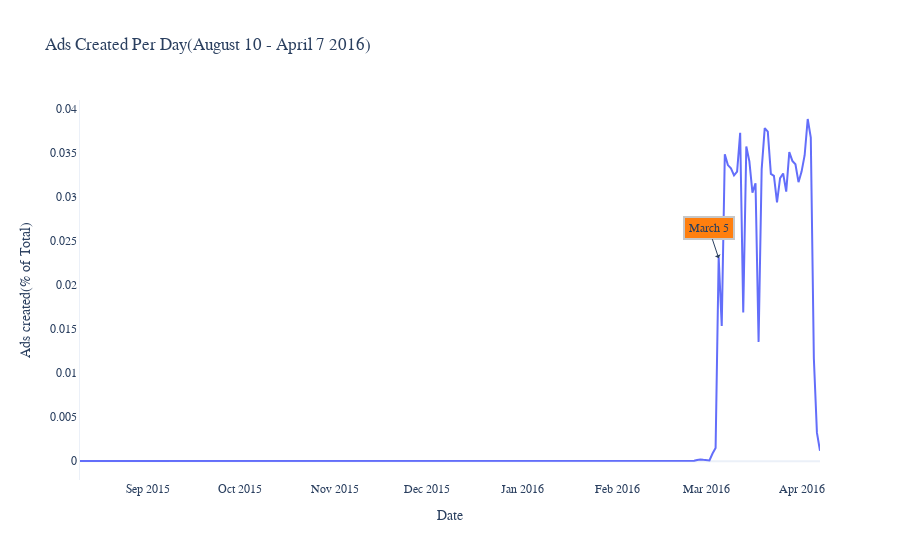

Notebook code cell kept with this figure:
### Markdown cell above
#### Observations
- *It appears the crawler collected information from the site everyday between March 5, 2016 and April 7, 2016, a period of 34 days.*
- *Some occassional drops can be observed on some weekend days in March (6th, 13th, 18th); and the last 3 days in April. However, the number of ads crawled seem evenly distributed overall.*

### 2. Ad Created

### Code cell
ad_created = (autos['ad_created']
                .str[:10]
                .value_counts(normalize=True,dropna=False)
                .sort_index())

#examine the earliset and last ad created dates.

print('Earilest Date',ad_created.head(1))
print()
print('Last Date',ad_created.tail(1))

# visualize data

fig = px.line(x = ad_created.index,y = ad_created.values,template='plotly_white',
                title='Ads Created Per Day(August 10 - April 7 2016)')
fig.update_xaxes(title='Date',showgrid=False)
fig.update_yaxes(title='Ads created(% of Total)',showgrid=False, showline=True)

# label the date where the most noabel and increase occured 
fig.add_annotation(x='2016-03-05',y=0.02302195, text= 'March 5',showarrow=True, arrowhead=1,
                   bordercolor="#c7c7c7", borderwidth=2,borderpad=4, bgcolor="#ff7f0e")

fig.update_layout(font_size = 12, font_family='Arial')

### Figure 1 — Plotly figure (JSON) as saved in the notebook; plotly's stock layout.template omitted (floating-point values rounded to 4 significant figures)
{"data": [{"hovertemplate": "x=%{x}<br>y=%{y}<extra></extra>", "legendgroup": "", "line": {"color": "#636efa", "dash": "solid"}, "marker": {"symbol": "circle"}, "mode": "lines", "name": "", "orientation": "v", "showlegend": false, "type": "scatter", "x": ["2015-08-10", "2015-09-09", "2015-11-10", "2015-12-05", "2015-12-30", "2016-01-03", "2016-01-07", "2016-01-10", "2016-01-13", "2016-01-16", "2016-01-22", "2016-01-27", "2016-01-29", "2016-02-01", "2016-02-02", "2016-02-05", "2016-02-08", "2016-02-09", "2016-02-11", "2016-02-12", "2016-02-14", "2016-02-16", "2016-02-17", "2016-02-18", "2016-02-19", "2016-02-20", "2016-02-21", "2016-02-22", "2016-02-23", "2016-02-24", "2016-02-25", "2016-02-26", "2016-02-27", "2016-02-28", "2016-02-29", "2016-03-01", "2016-03-02", "2016-03-03", "2016-03-04", "2016-03-05", "2016-03-06", "2016-03-07", "2016-03-08", "2016-03-09", "2016-03-10", "2016-03-11", "2016-03-12", "2016-03-13", "2016-03-14", "2016-03-15", "2016-03-16", "2016-03-17", "2016-03-18", "2016-03-19", "2016-03-20", "2016-03-21", "2016-03-22", "2016-03-23", "2016-03-24", "2016-03-25", "2016-03-26", "2016-03-27", "2016-03-28", "2016-03-29", "2016-03-30", "2016-03-31", "2016-04-01", "2016-04-02", "2016-04-03", "2016-04-04", "2016-04-05", "2016-04-06", "2016-04-07"], "xaxis": "x", "y": [2.232e-05, 2.232e-05, 2.232e-05, 2.232e-05, 2.232e-05, 2.232e-05, 2.232e-05, 4.465e-05, 2.232e-05, 2.232e-05, 2.232e-05, 6.697e-05, 2.232e-05, 2.232e-05, 4.465e-05, 4.465e-05, 2.232e-05, 2.232e-05, 2.232e-05, 4.465e-05, 2.232e-05, 2.232e-05, 2.232e-05, 4.465e-05, 6.697e-05, 4.465e-05, 6.697e-05, 2.232e-05, 8.93e-05, 2.232e-05, 6.697e-05, 4.465e-05, 0.0001339, 0.0002009, 0.0001563, 0.0001116, 8.93e-05, 0.0008706, 0.001496, 0.02313, 0.01534, 0.0348, 0.03358, 0.0332, 0.03241, 0.03284, 0.03724, 0.01685, 0.03567, 0.034, 0.03045, 0.03152, 0.01353, 0.03308, 0.03777, 0.03737, 0.03257, 0.03235, 0.02936, 0.0321, 0.03262, 0.03056, 0.03505, 0.03404, 0.03366, 0.03163, 0.03284, 0.03469, 0.0388, 0.0367, 0.01165, 0.003237, 0.001183], "yaxis": "y"}], "layout": {"annotations": [{"arrowhead": 1, "bgcolor": "#ff7f0e", "bordercolor": "#c7c7c7", "borderpad": 4, "borderwidth": 2, "showarrow": true, "text": "March 5", "x": "2016-03-05", "y": 0.02302}], "font": {"family": "Arial", "size": 12}, "legend": {"tracegroupgap": 0}, "title": {"text": "Ads Created Per Day(August 10 - April 7 2016)"}, "xaxis": {"anchor": "y", "domain": [0, 1], "showgrid": false, "title": {"text": "Date"}}, "yaxis": {"anchor": "x", "domain": [0, 1], "showgrid": false, "showline": true, "title": {"text": "Ads created(% of Total)"}}}}
